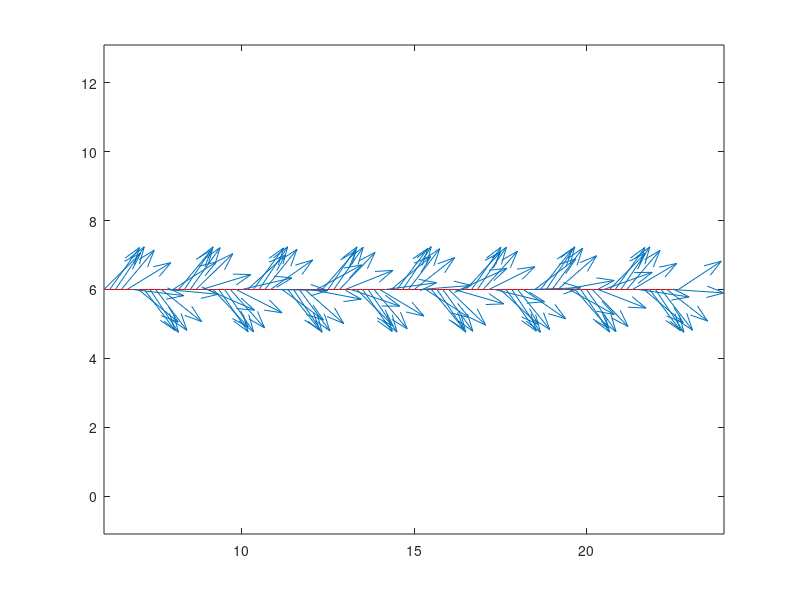

This figure's MATLAB source: (Note: this script raises an error after producing the figure.)
%make human's path
t = 0:0.5:50;
x = t/3 + 6;
%Matt debugging - human go in straight line on x axis
y = 0.0*cos(3*x)+6;
% y = .5*sin(3*x)+4;
z = zeros(1,size(t,2));
%Matt Debugging 
% slope = .5*-3*sin(3*x);
slope = .5*3*cos(3*x);
psi = atan(slope);

%test plot to make sure direction and positioning are correct
plot(x,y,'r')
hold on
quiver(x,y,cos(psi),sin(psi))
axis equal

%save as timeseries into human structure
human.x = timeseries(x,t);
human.y = timeseries(y,t);
human.z = timeseries(z,t);
human.psi = timeseries(psi,t);

% save as .mat for later ;)
save('humanPathStraight.mat','human')
